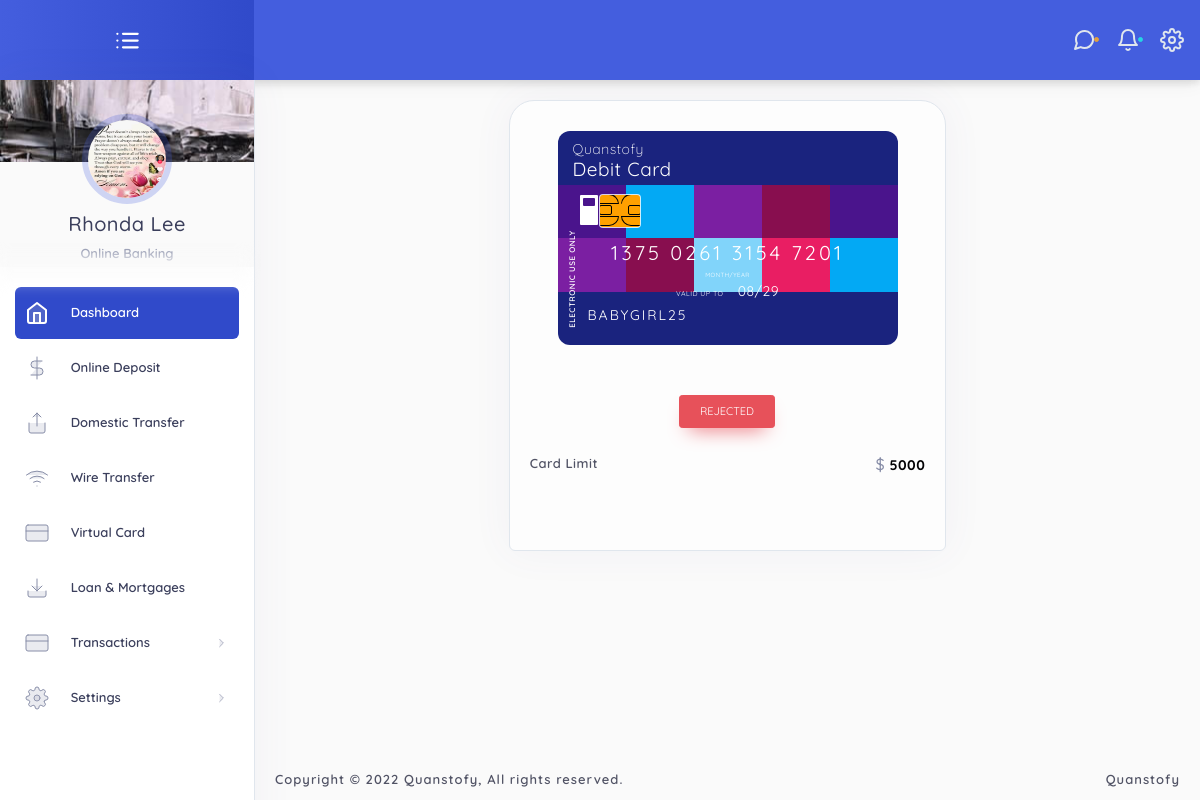
Screenshot of /app/card/ (signed in) with the database file from the repository.
### tables this page shows
CREATE TABLE `users` (
  `id` int(11) NOT NULL,
  `username` varchar(255) NOT NULL,
  `email` varchar(255) NOT NULL,
  `password` varchar(255) NOT NULL,
  `pin` varchar(255) NOT NULL,
  `firstname` varchar(255) NOT NULL,
  `lastname` varchar(255) NOT NULL,
  `date_created` varchar(255) NOT NULL,
  `occupation` varchar(255) NOT NULL,
  `country` varchar(255) NOT NULL,
  `address` varchar(255) NOT NULL,
  `gender` varchar(255) NOT NULL,
  `balance` varchar(255) NOT NULL,
  `phone` varchar(255) NOT NULL,
  `ssn` varchar(255) NOT NULL,
  `profile` varchar(255) NOT NULL,
  `currency` varchar(255) NOT NULL,
  `account_number` varchar(255) NOT NULL,
  `status` enum('suspended','active') NOT NULL,
  `birth` varchar(255) NOT NULL,
  `account_type` varchar(255) NOT NULL,
  `account_limit` int(11) DEFAULT 5000,
  `tax_code` varchar(255) NOT NULL,
  `cot_code` varchar(255) NOT NULL,
  `imf_code` varchar(255) NOT NULL,
  `billing_status` varchar(255) DEFAULT 'deactivate',
  `loan_balance` int(11) NOT NULL,
  `kyc` varchar(255) NOT NULL DEFAULT 'unverified',
  `2_step_verification` tinyint(1) NOT NULL DEFAULT 0
);

CREATE TABLE `card` (
  `id` int(11) NOT NULL,
  `user` varchar(255) NOT NULL,
  `number` varchar(255) NOT NULL,
  `date` varchar(255) NOT NULL,
  `username` varchar(255) NOT NULL,
  `code` varchar(255) NOT NULL,
  `status` varchar(255) NOT NULL,
  `limit` varchar(255) NOT NULL
);

### app/card/index.php (the view, shortened to what the rows shown need)
<?php
    include('../../server/connection.php');
    include('../../server/authorization/user/index.php');
    function formatCardNumber($number) {
        return trim(chunk_split($number, 4, ' '));
    }
?>
<html lang="en" style="height: 100%;">
<head>
    <link href="../source/assets/css/loader.css" rel="stylesheet" type="text/css">
    <link href="../source/bootstrap/css/bootstrap.min.css" rel="stylesheet" type="text/css">
    <link href="../source/assets/css/plugins.css" rel="stylesheet" type="text/css">
    <link rel="stylesheet" type="text/css" href="../source/assets/css/forms/custom-clipboard.css">
    <link rel="stylesheet" href="../source/plugins/font-icons/fontawesome/css/regular.css">
    <link rel="stylesheet" href="../source/plugins/font-icons/fontawesome/css/fontawesome.css">
    <link href="../source/plugins/apex/apexcharts.css" rel="stylesheet" type="text/css">
    <link href="../source/assets/css/dashboard/dash_1.css" rel="stylesheet" type="text/css">
    <link href="../source/assets/css/components/cards/card.css" rel="stylesheet" type="text/css">
    <link rel="stylesheet" type="text/css" href="../source/plugins/bootstrap-select/bootstrap-select.min.css">
    <link rel="stylesheet" type="text/css" href="../source/plugins/dropify/dropify.min.css">
    <link href="../source/assets/css/users/account-setting.css" rel="stylesheet" type="text/css">
    <link href="../source/assets/css/components/custom-modal.css" rel="stylesheet" type="text/css">
    <link rel="stylesheet" href="../source/assets/css/card/card.css">
    <link rel="stylesheet" href="../source/assets/css/card/displayCard.css">
    <link rel="stylesheet" type="text/css" href="../source/assets/css/elements/alert.css">
    <link href="../source/plugins/notification/snackbar/snackbar.min.css" rel="stylesheet" type="text/css">
    <link href="../source/plugins/file-upload/file-upload-with-preview.min.css" rel="stylesheet" type="text/css">
      <link href="https://cdn.jsdelivr.net/npm/sweetalert2@11/dist/sweetalert2.min.css" rel="stylesheet">
    <link href="https://cdnjs.cloudflare.com/ajax/libs/toastr.js/latest/toastr.min.css" rel="stylesheet" />
    <link type="text/css" rel="stylesheet" charset="UTF-8"
        href="https://www.gstatic.com/_/translate_http/_/ss/k=translate_http.tr.pgV-E-68K-A.L.W.O/am=hMA/d=0/rs=AN8SPfoMSCsz74287nno-gZmD_8fI6XKww/m=el_main_css">
</head>
<body class="" style="position: relative; min-height: 100%; top: 0px;">
    <div class="main-container" id="container">
        <?php  include('../includes/sidebar.php')  ?>
        <div id="content" class="main-content">
            <div class="layout-px-spacing">
                <?php
                        $statment = mysqli_query($connection, "SELECT * FROM `card` WHERE `user` = '$id' ");
                        if (mysqli_num_rows($statment) > 0) {
                            $card = mysqli_fetch_assoc($statment);
                            $formattedNumber = formatCardNumber($card['number']);
                            $fullname = $card['username'];  ?>
                                    <div class="row layout-top-spacing">
                                        <div class="col-xl-6 col-lg-6 col-md-12 col-sm-12 col-12 offset-md-3 layout-spacing">
                                                        <div class="widget widget-account-invoice-three">
                                                            <div class="card-wrapper-box">
                                                                <div class="card-wrapper">
                                                                    <ul class="card-wrapper__row-list">
                                                                        <li class="card-wrapper__row">
                                                                            <div class="card-wrapper__row-div">
                                                                                <div class="card-wrapper__reward">
                                                                                   <h4><?php   echo $sitename ?></h4>
                                                                                    <h1>Debit Card</h1>
                                                                                </div>
                                                                            </div>
                                                                        </li>
                                                                        <li class="card-wrapper__row row-2">
                                                                            <ul class="list-unstyled card-wrapper__item-list">
                                                                                <li>
                                                                                    <div class="card-petrol__wrapper">
                                                                                        <div class="card-petrol__wrapper-box"></div>
                                                                                    </div>
                                                                                    <div class="card-chip__wrapper">
                                                                                        <div class="card-chip__wrapper-box">
                                                                                        </div>
                                                                                    </div>
                                                                                </li>
                                                                                <li>
                                                                                </li>
                                                                                <li>
                                                                                    <div class="card-sb__wrapper">
                                                                                    </div>
                                                                                </li>
                                                                                <li>
                                                                                </li>
                                                                                <li>
                                                                                </li>
                                                                            </ul>
                                                                        </li>
                                                                        <li class="card-wrapper__row row-3">
                                                                            <div class="card-wrapper__card-number">
                                                                                <p class="card-num text-white"><span><?php echo $formattedNumber  ?></span></p>
                                                                                <span class="card-month text-white">month/year</span>
                                                                                <p class="card-date text-white"><span class="valid-up-to text-white">valid up to</span> <span class="text-white"><?php  echo $card['date'];  ?></span></p>
                                                                            </div>
                                                                            <ul class="list-unstyled card-wrapper__item-list">
                                                                                <li></li>
                                                                                <li></li>
                                                                                <li></li>
                                                                                <li></li>
                                                                                <li></li>
                                                                            </ul>
                                                                        </li>
                                                                        <li class="card-wrapper__row row-4">
                                                                            <div class="card-wrapper__visa">
                                                                                <span class="visa-electronic">electronic use only</span>
                                                                                <span class="visa-no text-uppercase"><?php echo $username ?></span>
                                                                            </div>
                                                                        </li>
                                                                    </ul>
                                                                </div>
                                                            </div>
                                                            <div class="widget-content">
                                                               <?php
                                                                    if ($card['status'] == "active") {
                                                                        echo "<div class='bills-stats text-center'><button class='btn btn-success btn-sm'>ACTIVE</button></div>";
                                                                    } elseif ($card['status'] == "pending") {
                                                                        echo "<div class='bills-stats text-center'><button class='btn btn-warning btn-sm'>PENDING</button></div>";
                                                                    } elseif ($card['status'] == "deactivated") {
                                                                        echo "<div class='bills-stats text-center'><button class='btn btn-danger btn-sm'>DEACTIVATED</button></div>";
                                                                    }elseif ($card['status'] == "dclined") {
                                                                        echo "<div class='bills-stats text-center'><button class='btn btn-danger btn-sm'>REJECTED</button></div>";
                                                                    }
                                                                ?>
                                                                <div class="invoice-list">
                                                                    <div class="inv-detail">
                                                                        <div class="info-detail-1">
                                                                            <p>Card Limit</p>
                                                                            <p><span class="w-currency"><?php  echo $currency_type   ?></span> <span class="bill-amount"><?php  echo $card['limit'];   ?></span></p>
                                                                        </div>
                                                                    </div>
                                                                    <div class="inv-action">
                                                                        <form method="POST">
                                                                            <div class="row">
                                                                            </div>
                                                                        </form>
                                                                    </div>
                                                                </div>
                                                            </div>
                                                        </div>
                                                    </div>
                                    </div>
                     <?php }
                ?>
            </div>
        </div>
    </div>
</body>
</html>

### app/includes/sidebar.php (shortened to what the rows shown need)
<div class="sidebar-wrapper sidebar-theme">
    <nav id="sidebar">
        <div class="profile-info">
            <div class="user-info" aria-expanded="true">
                <img src="<?php   echo $profile_pic ?>" alt="avatar">
                <h5><?php   echo $fullname ?></h5>
                <p><?php   echo $account_type ?></p>
            </div>
        </div>
    </nav>
</div>

### rows the page displays
users: profile (picture), fullname "Rhonda Lee", account_type "Online Banking", username "BABYGIRL25", currency "$"
card: number "1375 0261 3154 7201", date "08/29", limit "5000"

### other values shown
$sitename "Quanstofy"
